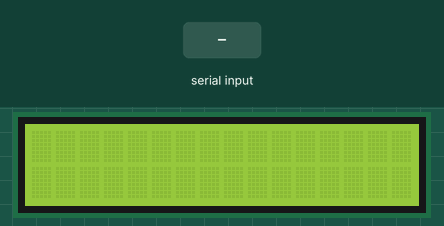
This sketch was run on a simulated Arduino Uno, built with avr-gcc and run on an emulated ATmega328P. On the bench: 16×2 character LCD. Inputs (shaded band) come from the test bench. What the sketch prints to the serial monitor is not drawn.

Above: at 5.0 s.
5.1 s: "90,45\n" received over Serial
At 12.3 s:
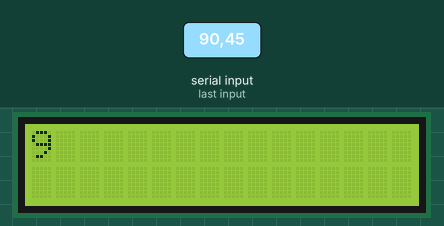
At 13.96 s:
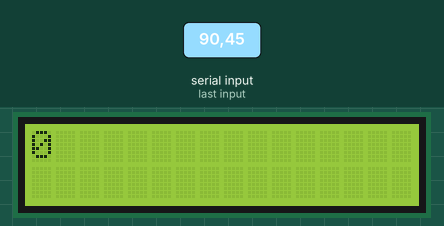
Timing chart, 0 to 14.1 s (numbered marks = the images above; inputs shaded):
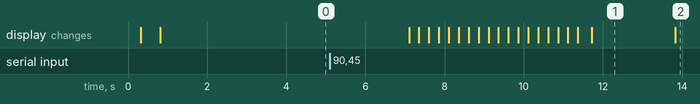

Measured:
- after the input at 5.1 s, the display: first changes after 2.0 s (image 1 shows a later state)
- what the display in image 1 shows lasts 2.1 s, from 11.7 s to 13.8 s

The sketch:

AR14_LCD.ino
```cpp
// I2C 통신 라이브러리 설정
#include <Wire.h>
// I2C LCD 라리브러리 설정
#include <LiquidCrystal_I2C.h>
// LCD I2C address 설정 PCF8574:0x27, PCF8574A:0x3F
LiquidCrystal_I2C lcd(0x27,16,2);  // LCD address:0x27, 16X2 LCD, 0x3F
void setup()

{
  // 9600 bps로 시리얼 통신 설정
  Serial.begin(9600);
  lcd.init(); // LCD 설정
  lcd.clear();      // LCD를 모두 지운다.
  lcd.backlight();  // 백라이트를 켠다.
 // Arduino LCD, Welcome 표시
  delay(250);
  // LCD 백라이트를 두 번 점멸
  lcd.noBacklight();
  delay(250);
  lcd.noBacklight();
  delay(250);
  lcd.backlight();
  delay(3000);
}

int blinkNumber = 0;

void loop()
{
  if(Serial.available()){
  // val 변수에 시리얼 통신값 읽어오기
    char val = Serial.read();
    // 입력된 값이 0~9의 숫자인지를 판단
    if(isDigit(val)){
     // val은 ASCII 코드값이므로 숫자로 바꿔주기 위하여
     // '0'의 아스키 코드값을 빼줌
     // blinkNumber에는 실제 숫자가 저장된다.
     blinkNumber = (val - '0');
    }
    Serial.print("입력한 수:");
    Serial.print(blinkNumber);
    delay(2000);
    // blinkNumber 만큼 backlight를 점멸시킴
  for(char i=0; i < blinkNumber; i++){
    lcd.noBacklight();
  delay(250);
  lcd.backlight();
  delay(250);
  }

  // 시리얼 통신 수신 값이 있을 때

  if (Serial.available()) {
    delay(100);
    // 모두 삭제
   lcd.clear();
     // 커서를 좌측 상단으로
    lcd.setCursor(0,0);
    // blinkNumber출력
    lcd.print(blinkNumber);
    // 커서를 두 번째 줄로
    lcd.setCursor(0,1);
    // LCD에 PC에서 전송된 데이터를 출력
    }
  }
  blinkNumber = 0;
}
```
